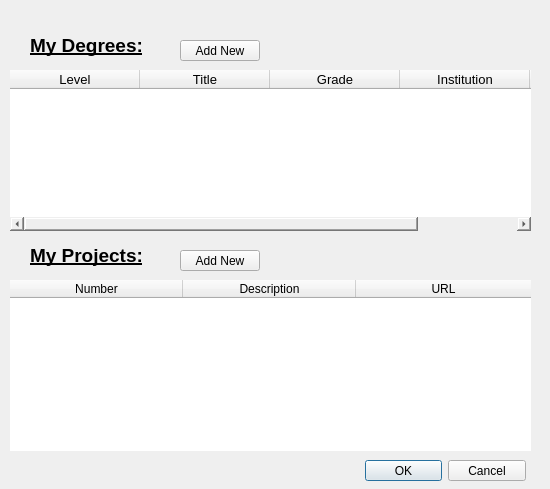
<?xml version="1.0" encoding="UTF-8"?>
<ui version="4.0">
 <class>myFolder</class>
 <widget class="QDialog" name="myFolder">
  <property name="geometry">
   <rect>
    <x>0</x>
    <y>0</y>
    <width>550</width>
    <height>489</height>
   </rect>
  </property>
  <property name="windowTitle">
   <string>Dialog</string>
  </property>
  <widget class="QLabel" name="label_projects">
   <property name="geometry">
    <rect>
     <x>30</x>
     <y>220</y>
     <width>121</width>
     <height>71</height>
    </rect>
   </property>
   <property name="font">
    <font>
     <pointsize>14</pointsize>
     <weight>75</weight>
     <bold>true</bold>
     <underline>true</underline>
    </font>
   </property>
   <property name="text">
    <string>My Projects:</string>
   </property>
  </widget>
  <widget class="QLabel" name="label_degrees">
   <property name="geometry">
    <rect>
     <x>30</x>
     <y>10</y>
     <width>121</width>
     <height>71</height>
    </rect>
   </property>
   <property name="font">
    <font>
     <pointsize>14</pointsize>
     <weight>75</weight>
     <bold>true</bold>
     <underline>true</underline>
    </font>
   </property>
   <property name="text">
    <string>My Degrees:</string>
   </property>
  </widget>
  <widget class="QTableWidget" name="degrees">
   <property name="geometry">
    <rect>
     <x>10</x>
     <y>70</y>
     <width>521</width>
     <height>161</height>
    </rect>
   </property>
   <property name="font">
    <font>
     <pointsize>10</pointsize>
    </font>
   </property>
   <property name="styleSheet">
    <string notr="true">border: 0px;</string>
   </property>
   <property name="editTriggers">
    <set>QAbstractItemView::DoubleClicked</set>
   </property>
   <property name="sortingEnabled">
    <bool>true</bool>
   </property>
   <attribute name="horizontalHeaderMinimumSectionSize">
    <number>35</number>
   </attribute>
   <attribute name="horizontalHeaderDefaultSectionSize">
    <number>130</number>
   </attribute>
   <column>
    <property name="text">
     <string>Level</string>
    </property>
   </column>
   <column>
    <property name="text">
     <string>Title</string>
    </property>
   </column>
   <column>
    <property name="text">
     <string>Grade</string>
    </property>
   </column>
   <column>
    <property name="text">
     <string>Institution</string>
    </property>
   </column>
   <column>
    <property name="text">
     <string>Year</string>
    </property>
   </column>
  </widget>
  <widget class="QTableWidget" name="projects">
   <property name="geometry">
    <rect>
     <x>10</x>
     <y>280</y>
     <width>521</width>
     <height>171</height>
    </rect>
   </property>
   <property name="styleSheet">
    <string notr="true">border: 0px;</string>
   </property>
   <property name="editTriggers">
    <set>QAbstractItemView::DoubleClicked</set>
   </property>
   <property name="sortingEnabled">
    <bool>true</bool>
   </property>
   <attribute name="horizontalHeaderMinimumSectionSize">
    <number>95</number>
   </attribute>
   <attribute name="horizontalHeaderDefaultSectionSize">
    <number>173</number>
   </attribute>
   <attribute name="horizontalHeaderStretchLastSection">
    <bool>true</bool>
   </attribute>
   <attribute name="verticalHeaderVisible">
    <bool>false</bool>
   </attribute>
   <column>
    <property name="text">
     <string>Number</string>
    </property>
   </column>
   <column>
    <property name="text">
     <string>Description</string>
    </property>
   </column>
   <column>
    <property name="text">
     <string>URL</string>
    </property>
   </column>
  </widget>
  <widget class="QPushButton" name="addnew_proj">
   <property name="geometry">
    <rect>
     <x>180</x>
     <y>250</y>
     <width>80</width>
     <height>21</height>
    </rect>
   </property>
   <property name="text">
    <string>Add New</string>
   </property>
  </widget>
  <widget class="QPushButton" name="addnew_deg">
   <property name="geometry">
    <rect>
     <x>180</x>
     <y>40</y>
     <width>80</width>
     <height>21</height>
    </rect>
   </property>
   <property name="text">
    <string>Add New</string>
   </property>
  </widget>
  <widget class="QDialogButtonBox" name="buttonBox">
   <property name="geometry">
    <rect>
     <x>365</x>
     <y>460</y>
     <width>161</width>
     <height>21</height>
    </rect>
   </property>
   <property name="contextMenuPolicy">
    <enum>Qt::DefaultContextMenu</enum>
   </property>
   <property name="standardButtons">
    <set>QDialogButtonBox::Cancel|QDialogButtonBox::Ok</set>
   </property>
  </widget>
 </widget>
 <resources/>
 <connections/>
</ui>
